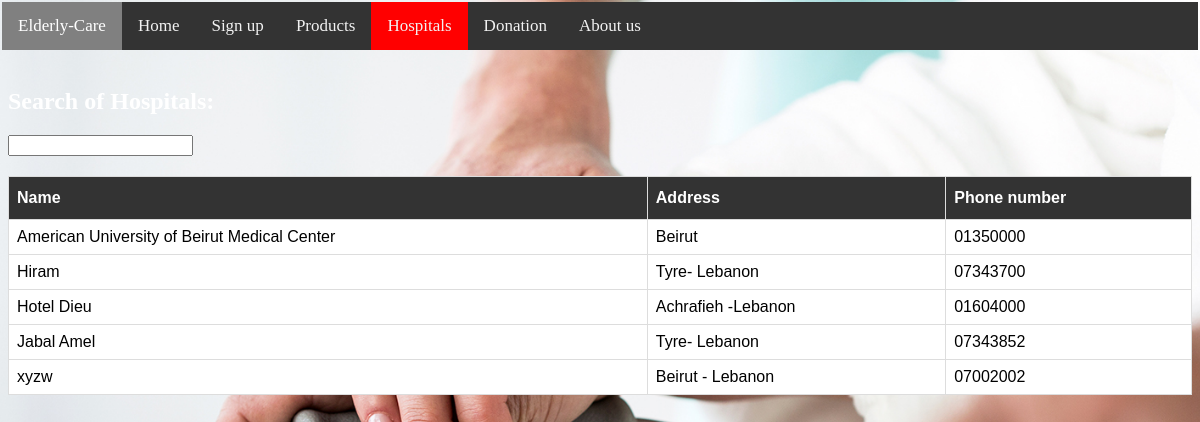
/Hospitals.php, run on the app's committed database.
### tables this page shows
CREATE TABLE `hospitals` (
  `HospitalName` varchar(100) NOT NULL,
  `HospitalLocation` varchar(100) NOT NULL,
  `HospitalPhoneNumber` int(8) UNSIGNED ZEROFILL NOT NULL,
  `AddedBy` int(11) NOT NULL
);

### Hospitals.php (the view, shortened to what this page needs)
<!DOCTYPE html>
<html >
  <head>
    <link rel="stylesheet" href="style.css">
    <link rel="stylesheet" href="style.css">
  </head>
<body>
<div class="topnav">
        <a class="active" >Elderly-Care</a>
        <a href="home.php">Home</a>
        <a href="Signup.php">Sign up</a>
        <a href="Products.php">Products</a>
        <a class="red"  href="Hospitals.php">Hospitals</a>
        <a href="Donation.php">Donation</a>
        <a href="Aboutus.php">About us</a>
      </div>
<?php
require('config.php');
$sql = 'select * from hospitals ORDER BY HospitalName';
$result = mysqli_query($con, $sql);
echo'<br>';
echo'<h2>Search of Hospitals:</h2>';
echo'<input type="search" onkeyup="Search(this.value)">';
echo '<div id="Search">';
 echo' <table id="customers">
  <tr>
    <th>Name</th>
    <th>Address</th>
    <th>Phone number</th>
  </tr>';
  for($i=0; $i<mysqli_num_rows($result); $i++ ){
    $row = mysqli_fetch_assoc($result);
 echo' <tr>';
  echo'  <td>'.$row['HospitalName'].'</td>';
  echo'  <td>'.$row['HospitalLocation'].'</td>';
  echo'  <td>'.$row['HospitalPhoneNumber'].'</td>';
  echo' </tr>';
  }  echo' </table>';
  echo '</div>';
?>
  </body>
  </html>

### style.css (style rules this page uses)
body { background-image: url('th.jpg'); color: white; background-repeat: no-repeat; background-attachment: fixed; background-size: cover; }
.topnav { background-color: #333; overflow: hidden; margin-top: -0.5%; margin-left: -0.5%; margin-right: -0.5%; }
.topnav a { float: left; color: #f2f2f2; text-align: center; padding: 14px 16px; text-decoration: none; font-size: 17px; }
.topnav a.active { background-color: gray; color: white; }
.red { background-color: red; color: white; }
#customers { font-family: "Trebuchet MS", Arial, Helvetica, sans-serif; border-collapse: collapse; width: 100%; margin-top: 20px; }
#customers td, #customers th { border: 1px solid #ddd; background-color: white; color: black; padding: 8px; }
#customers tr:nth-child(even) { background-color: white ; color: black; }
#customers th { padding-top: 12px; padding-bottom: 12px; text-align: left; background-color: #333; color: white; }

### Hospitals.php (style rules this page uses)
.red { background-color: red; color: white; }

### data on the page
hospitals: HospitalName "American University of Beirut Medical Center", HospitalLocation "Beirut", HospitalPhoneNumber "01350000"
hospitals: HospitalName "Hiram", HospitalLocation "Tyre- Lebanon", HospitalPhoneNumber "07343700"
hospitals: HospitalName "Hotel Dieu", HospitalLocation "Achrafieh -Lebanon", HospitalPhoneNumber "01604000"
hospitals: HospitalName "Jabal Amel", HospitalLocation "Tyre- Lebanon", HospitalPhoneNumber "07343852"
hospitals: HospitalName "xyzw", HospitalLocation "Beirut - Lebanon", HospitalPhoneNumber "07002002"
